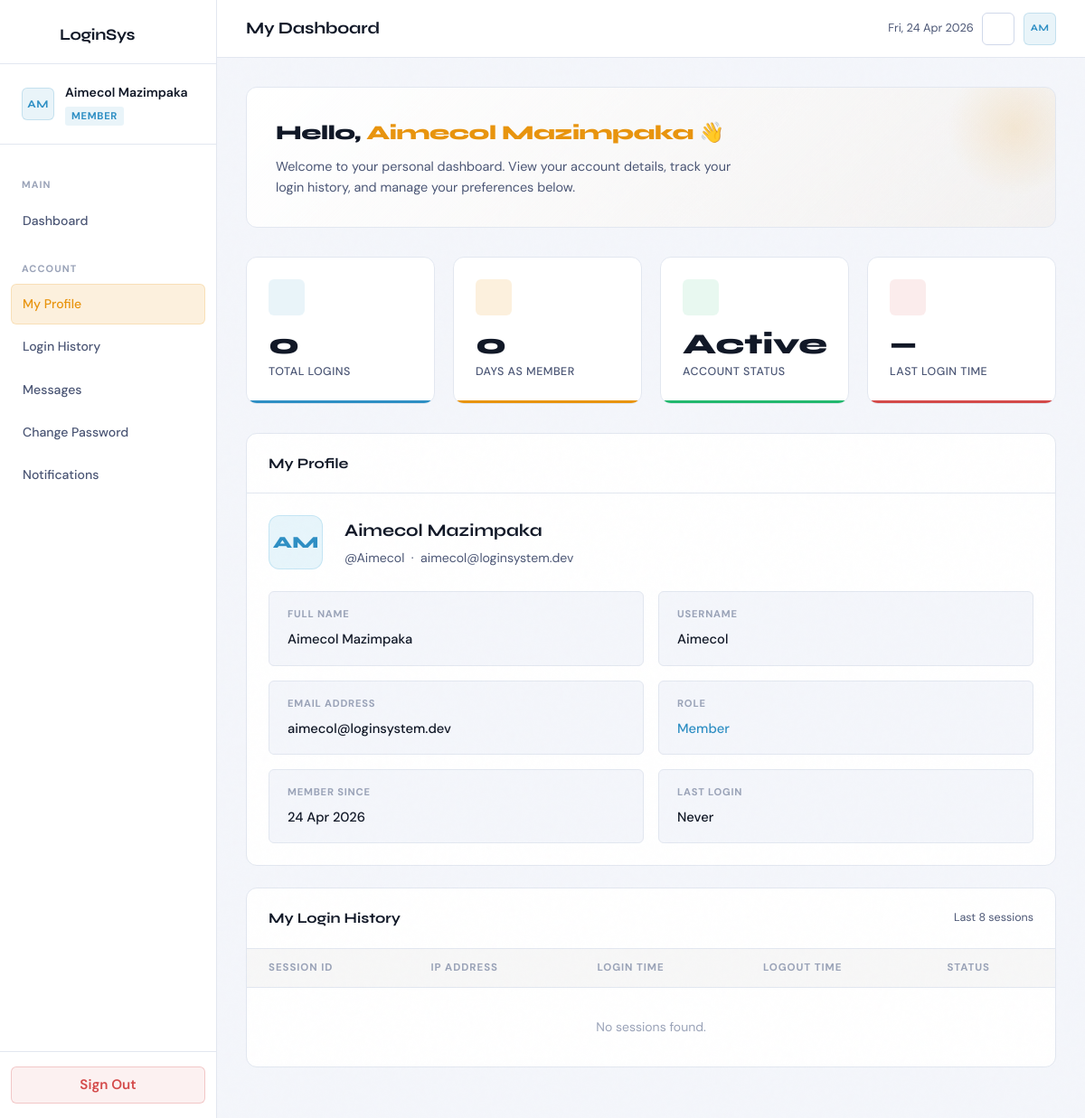
The page /user/dashboard.php (signed in) on the database its author committed.
### tables this page shows
CREATE TABLE IF NOT EXISTS users (
  id               INT(11)      NOT NULL AUTO_INCREMENT,
  username         VARCHAR(60)  NOT NULL,
  email            VARCHAR(120) NOT NULL,
  password         VARCHAR(255) NOT NULL,
  role             ENUM('admin','user') NOT NULL DEFAULT 'user',
  full_name        VARCHAR(100) NOT NULL DEFAULT '',
  avatar_initials  VARCHAR(3)   NOT NULL DEFAULT '',
  last_login       DATETIME     DEFAULT NULL,
  created_at       DATETIME     NOT NULL DEFAULT CURRENT_TIMESTAMP,
  is_active        TINYINT(1)   NOT NULL DEFAULT 1,
  PRIMARY KEY (id),
  UNIQUE KEY uq_username (username),
  UNIQUE KEY uq_email    (email)
);

### includes/auth.php (called while the page is built, shortened)
<?php
function current_name(): string {
    return $_SESSION['full_name'] ?? '';
}
function current_initials(): string {
    return $_SESSION['avatar_initials'] ?? '??';
}
function current_user_id(): ?int {
    return isset($_SESSION['user_id']) ? (int)$_SESSION['user_id'] : null;
}
function e(string $s): string {
    return htmlspecialchars($s, ENT_QUOTES | ENT_SUBSTITUTE, 'UTF-8');
}

### user/dashboard.php (the view, shortened to what this page needs)
<?php
require_once __DIR__ . '/../includes/auth.php';
$db  = db();
$uid = current_user_id();
$stmt = $db->prepare(
    'SELECT id, username, email, full_name, avatar_initials, last_login, created_at
     FROM users WHERE id = ? LIMIT 1'
);
$stmt->bind_param('i', $uid);
$stmt->execute();
$profile = $stmt->get_result()->fetch_assoc();
$stmt3 = $db->prepare('SELECT COUNT(*) AS cnt FROM session_log WHERE user_id = ?');
$stmt3->bind_param('i', $uid);
$stmt3->execute();
$total_logins = (int)($stmt3->get_result()->fetch_assoc()['cnt'] ?? 0);
$joined    = new DateTime($profile['created_at']);
$now       = new DateTime();
$days      = (int)$joined->diff($now)->days;
$page_title = 'My Dashboard';
?>
<!DOCTYPE html>
<html lang="en">
<head>
  <link rel="stylesheet" href="../css/main.css"/>
</head>
<body>
<div class="dash-layout">
  <aside class="sidebar" id="sidebar">
    <div class="sidebar-brand">
      <div class="brand-icon" style="color:var(--accent);">
      </div>
      <span>LoginSys</span>
    </div>
    <div class="sidebar-user">
      <div class="avatar avatar-user"><?= e(current_initials()) ?></div>
      <div class="sidebar-user-info">
        <div class="name"><?= e(current_name()) ?></div>
        <span class="role-badge role-badge-user">Member</span>
      </div>
    </div>
    <nav class="sidebar-nav">
      <div class="nav-section-label">Main</div>
      <a href="dashboard.php" class="nav-item"><?= icon('dashboard') ?>Dashboard</a>
      <div class="nav-section-label">Account</div>
      <a href="profile.php" class="nav-item active"><?= icon('profile') ?>My Profile</a>
      <a href="login_history.php" class="nav-item"><?= icon('activity') ?>Login History</a>
      <a href="messages.php" class="nav-item"><?= icon('mail') ?>Messages</a>
      <a href="change_password.php" class="nav-item"><?= icon('key') ?>Change Password</a>
      <a href="notifications.php" class="nav-item"><?= icon('bell') ?>Notifications</a>
    </nav>
    <div class="sidebar-footer">
      <form method="POST" action="../logout.php">
        <button type="submit" class="btn btn-danger" style="width:100%;">
          Sign Out
        </button>
      </form>
    </div>
  </aside>
  <div class="dash-main">
    <header class="topbar">
      <div style="display:flex;align-items:center;gap:0.75rem;">
        <span class="topbar-title"><?= e($page_title) ?></span>
      </div>
      <div class="topbar-actions">
        <span style="font-size:0.8rem;color:var(--text-muted);"><?= date('D, d M Y') ?></span>
        <button class="theme-toggle" id="themeToggle" aria-label="Toggle dark/light mode" title="Toggle theme">
        </button>
        <div class="avatar avatar-user" style="font-size:0.65rem;"><?= e(current_initials()) ?></div>
      </div>
    </header>
    <div class="dash-content">
      <div class="welcome-banner">
        <h2>Hello, <span><?= e(current_name()) ?></span> 👋</h2>
        <p>Welcome to your personal dashboard. View your account details, track your login history, and manage your preferences below.</p>
      </div>
      <div class="stats-grid">
        <div class="stat-card c-blue">
          <div class="stat-icon blue"><?= icon('activity', '', 20) ?></div>
          <div class="stat-value"><?= $total_logins ?></div>
          <div class="stat-label">Total Logins</div>
        </div>
        <div class="stat-card c-amber">
          <div class="stat-icon amber"><?= icon('calendar', '', 20) ?></div>
          <div class="stat-value"><?= $days ?></div>
          <div class="stat-label">Days as Member</div>
        </div>
        <div class="stat-card c-green">
          <div class="stat-icon green"><?= icon('check-circle', '', 20) ?></div>
          <div class="stat-value">Active</div>
          <div class="stat-label">Account Status</div>
        </div>
        <div class="stat-card c-red">
          <div class="stat-icon red"><?= icon('clock', '', 20) ?></div>
          <div class="stat-value">
            <?= $profile['last_login'] ? e(date('H:i', strtotime($profile['last_login']))) : '—' ?>
          </div>
          <div class="stat-label">Last Login Time</div>
        </div>
      </div>
      <div id="profile-section" class="section-card">
        <div class="section-card-header">
          <h2><?= icon('profile') ?> My Profile</h2>
        </div>
        <div style="padding:1.5rem;">
          <div class="profile-card" style="margin-bottom:0;border:none;padding:0;background:transparent;">
            <div class="profile-avatar"><?= e(current_initials()) ?></div>
            <div class="profile-info">
              <h3><?= e($profile['full_name']) ?></h3>
              <p>@<?= e($profile['username']) ?> &nbsp;·&nbsp; <?= e($profile['email']) ?></p>
            </div>
          </div>
          <div style="height:1.5rem;"></div>
          <div class="info-grid">
            <div class="info-item">
              <label>Full Name</label>
              <span><?= e($profile['full_name']) ?></span>
            </div>
            <div class="info-item">
              <label>Username</label>
              <span><?= e($profile['username']) ?></span>
            </div>
            <div class="info-item">
              <label>Email Address</label>
              <span><?= e($profile['email']) ?></span>
            </div>
            <div class="info-item">
              <label>Role</label>
              <span style="color:var(--user-hue);">Member</span>
            </div>
            <div class="info-item">
              <label>Member Since</label>
              <span><?= e(date('d M Y', strtotime($profile['created_at']))) ?></span>
            </div>
            <div class="info-item">
              <label>Last Login</label>
              <span>
                <?= $profile['last_login']
                    ? e(date('d M Y \a\t H:i', strtotime($profile['last_login'])))
                    : 'Never' ?>
              </span>
            </div>
          </div>
        </div>
      </div>
      <div class="section-card" id="sessions-section">
        <div class="section-card-header">
          <h2><?= icon('clock') ?> My Login History</h2>
          <span style="font-size:0.78rem;color:var(--text-muted);">Last 8 sessions</span>
        </div>
        <div style="overflow-x:auto;">
          <table class="data-table">
            <thead>
              <tr>
                <th>Session ID</th>
                <th>IP Address</th>
                <th>Login Time</th>
                <th>Logout Time</th>
                <th>Status</th>
              </tr>
            </thead>
            <tbody>
              <?php if ($total_logins === 0): ?>
              <tr><td colspan="5" style="text-align:center;color:var(--text-dim);padding:2rem;">No sessions found.</td></tr>
              <?php endif; ?>
            </tbody>
          </table>
        </div>
      </div>
    </div>
  </div>
</div>
</body>
</html>

### user/dashboard.php (style rules this page uses)
.profile-card { background: var(--bg-card); border: 1px solid var(--border); border-radius: var(--radius); padding: 2rem; margin-bottom: 1.5rem; display: flex; align-items: center; gap: 1.5rem; }
.profile-avatar { width: 60px; height: 60px; border-radius: var(--radius); display: flex; align-items: center; justify-content: center; font-family: var(--font-display); font-size: 1.15rem; font-weight: 800; flex-shrink: 0; background: rgba(92,184,224,0.15); color: var(--user-hue); border: 1px solid rgba(92,184,224,0.25); }
.profile-info h3 { font-family: var(--font-display); font-size: 1.2rem; font-weight: 700; margin-bottom: 0.2rem; }
.profile-info p { color: var(--text-muted); font-size: 0.88rem; }

### rows shown on the page
users: full_name "Aimecol Mazimpaka", username "Aimecol", email "aimecol@loginsystem.dev", created_at "24 Apr 2026"

### other values the page prints
current_initials() "AM"
current_name() "Aimecol Mazimpaka"
$page_title "My Dashboard"
$total_logins "0"
